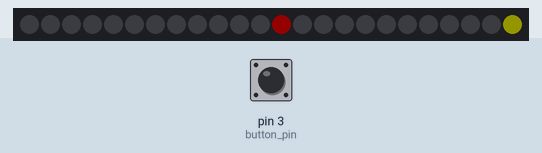
Recording of a sketch running on a simulated Arduino Uno, built with avr-gcc and run on an emulated ATmega328P. Parts: 24 RGB LEDs in strip order, left to right. Inputs (shaded band) come from the test bench; at power-on: pin 3 (button_pin) HIGH. Dim RGB values are drawn brighter than linear; random numbers use the default seed unless the sketch sets one.

Above: at 0.1 s.
1.3 s: pin 3 (button_pin) pulled LOW for 0.15 s
At 4.37 s:
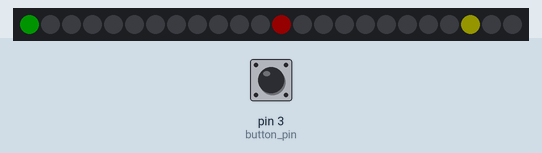
4.4 s: pin 3 (button_pin) pulled LOW for 1 s
6.0 s: pin 3 (button_pin) pulled LOW for 0.15 s
At 6.19 s:
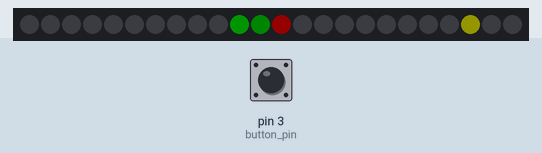
6.7 s: pin 3 (button_pin) pulled LOW for 3.2 s
At 8.04 s:
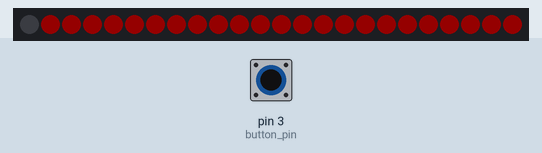
Timing chart, 0 to 9.7 s (numbered marks = the images above; inputs shaded):
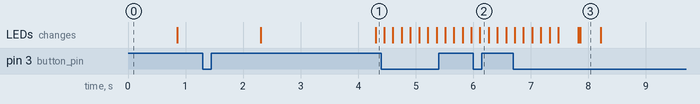

The sketch:

neopixelGame.ino
```cpp
#include <TrueRandom.h>
#include <Adafruit_NeoPixel.h>
#include <OneButton.h>
#define neopin 4
#define pixelcount 24
#define button_pin 3

OneButton button(button_pin, false);
Adafruit_NeoPixel pixel = Adafruit_NeoPixel(pixelcount, neopin, NEO_GRB + NEO_KHZ800);

int index = -1;
int indexTrail = -1;
int Direction = 1;
float nextMove = 0;
float currentPlayerSpeed = 150;
unsigned long countdown = 0;
int enemyIndex = -1;
int coinIndex = -1;
int score = 0;
int bestScore = 0;
int lastScore = 0;
bool gameOver = false;

void setup()
{
    pinMode(button_pin, INPUT);
    button.attachClick(singleClick);
    button.attachLongPressStart(longClick);
    pixel.begin();
    pixel.setBrightness(20);
    countdown = millis() + 2000;
}

void loop()
{
    button.tick();
    if (gameOver)
    {
        return;
    }
    SetLevel();
    if (countdown > millis())
    {
        pixel.show();
        return;
    }
    DisplayPlayer();
    pixel.show();
}

void ClearLevel()
{
    for (int i = 0; i < pixelcount; i++)
    {
        pixel.setPixelColor(i, pixel.Color(0, 0, 0));
    }
    pixel.show();
}

void BestScore()
{
    for (int i = 0; i < pixelcount; i++)
    {
        if (i < bestScore)
            pixel.setPixelColor(i, pixel.Color(255, 155, 0));
        else
            pixel.setPixelColor(i, pixel.Color(0, 0, 0));
    }
    if (lastScore < bestScore)
    {
        for (int i = 0; i < lastScore; i++)
            pixel.setPixelColor(i, pixel.Color(255, 0, 0));
    }
    pixel.show();
}

void GameOver()
{
    int a = enemyIndex;
    int b = enemyIndex;
    for (int i = 0; i < pixelcount / 2; i++)
    {
        pixel.setPixelColor(a, pixel.Color(255, 0, 0));
        pixel.setPixelColor(b, pixel.Color(255, 0, 0));
        a = (a + 1) % pixelcount;
        b--;
        if (b == -1)
        {
            b = pixelcount;
        }
        pixel.show();
        delay(20);
    }
    delay(100);
    a = enemyIndex;
    b = enemyIndex;
    for (int i = 0; i < pixelcount / 2; i++)
    {
        pixel.setPixelColor(a, pixel.Color(0, 0, 0));
        pixel.setPixelColor(b, pixel.Color(0, 0, 0));
        a = (a + 1) % pixelcount;
        b--;
        if (b == -1)
        {
            b = pixelcount;
        }
        pixel.show();
        delay(20);
    }
    delay(100);
    BestScore();
}

void SetLevel()
{
    if (enemyIndex < 0)
    {
        if (index < 0)
        {
            enemyIndex = pixelcount / 2;
        }
        else
        {
            enemyIndex = TrueRandom.random(0, pixelcount);
            while (abs(enemyIndex - index) < (pixelcount / 4))
            {
                enemyIndex = TrueRandom.random(0, pixelcount);
            }
        }
    }
    if (coinIndex < 0)
    {
        coinIndex = TrueRandom.random(0, pixelcount);
        while (abs(coinIndex - index) < 7 || (abs(coinIndex - enemyIndex) < 7))
        {
            coinIndex = TrueRandom.random(0, pixelcount);
        }
    }
    pixel.setPixelColor(enemyIndex, pixel.Color(255, 0, 0));
    pixel.setPixelColor(coinIndex, pixel.Color(255, 255, 0));
}

void DisplayPlayer()
{
    if (nextMove < millis())
    {
        nextMove = millis() + currentPlayerSpeed;
        if (indexTrail >= 0)
        {
            pixel.setPixelColor(indexTrail, pixel.Color(0, 0, 0));
        }
        if (index >= 0)
        {
            pixel.setPixelColor(index, pixel.Color(0, 100, 0));
            indexTrail = index;
        }
        index += Direction;
        if (index < 0)
        {
            index = pixelcount - 1;
        }
        else if (index == pixelcount)
        {
            index = 0;
        }
        pixel.setPixelColor(index, pixel.Color(0, 255, 0));
        if (index == coinIndex)
        {
            enemyIndex = -1;
            coinIndex = -1;
            score++;
            currentPlayerSpeed = constrain(currentPlayerSpeed - 10, 50, 150);
            ClearLevel();
            pixel.setPixelColor(index, pixel.Color(0, 255, 0));
        }
        else if (index == enemyIndex)
        {
            lastScore = score;
            if (score >= bestScore)
            {
                bestScore = score;
            }
            GameOver();
            gameOver = true;
            enemyIndex = -1;
            coinIndex = -1;
            index = -1;
        }
    }
}

void singleClick()
{
    if (countdown > millis())
    {
        return;
    }
    Direction = -Direction;
}

void longClick()
{
    gameOver = !gameOver;
    if (gameOver)
    {
        enemyIndex = -1;
        coinIndex = -1;
        index = -1;
        currentPlayerSpeed = 150;
        ClearLevel();
    }
    else
    {
        ClearLevel();
        score = 0;
        currentPlayerSpeed = 150;
        countdown = millis() + 2000;
    }
}
```

Measured:
- after the input at 1.3 s, the LEDs: first change after 1.0 s (image 1 shows a later state)
